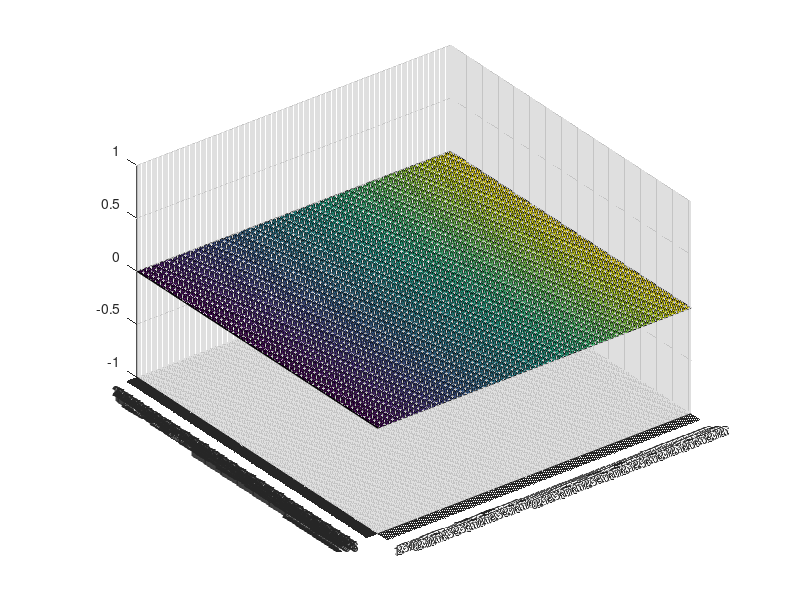

Write the MATLAB code that produced this figure.
%ALGO1

% Especifiquem el directori de les imatges de training
myFolder = 'DataBase Train-Valid Prog 1 i 2/DataBase Train-Valid Prog 1  i  2/Training-Dataset/Images/';

% Especifiquem el directori de les màscares
myFolder2 = 'DataBase Train-Valid Prog 1 i 2/DataBase Train-Valid Prog 1  i  2/Training-Dataset/Masks-Ideal/';

% Fem una llista amb tots els fitxers .jpg
filePattern = fullfile(myFolder, '*.jpg');

theFiles = dir(filePattern);

H = [];
HFinal = zeros(256,256);
CbRet = [];
CrRet = [];

%recorrem els fitxers
for k = 1 : length(theFiles)
    baseFileName = theFiles(k).name;
    fullFileName = fullfile(theFiles(k).folder, baseFileName);
    fprintf('Now processing %s\n', fullFileName);
    im = imread(fullFileName);
    
    maskFileName = baseFileName(1:length(baseFileName)-3)+"bmp";
    
    % Passem de RGB a YCbCr
    YCBCRim = rgb2ycbcr(im);
    [Y, Cb, Cr] = imsplit(YCBCRim);

    %Passem les matrius de crominancies a vectors
    tmpMask=imread(myFolder2 + maskFileName);
    tmpMask = ~tmpMask;
    
    
    Cbmask = Cb(tmpMask);
    Crmask = Cr(tmpMask);
    
    %Passem els valors dels vectors de  crominancies a una matriu de parelles de valors
    data = [Cbmask,Crmask];

    %Creem l'histograma
    H=hist3(data,'Edges',{0:255 0:255},'CDataMode','auto','FaceColor','interp');
    HFinal=HFinal+H;
    
end

%Mostrem per pantalla el resultat final
bar3(HFinal);









